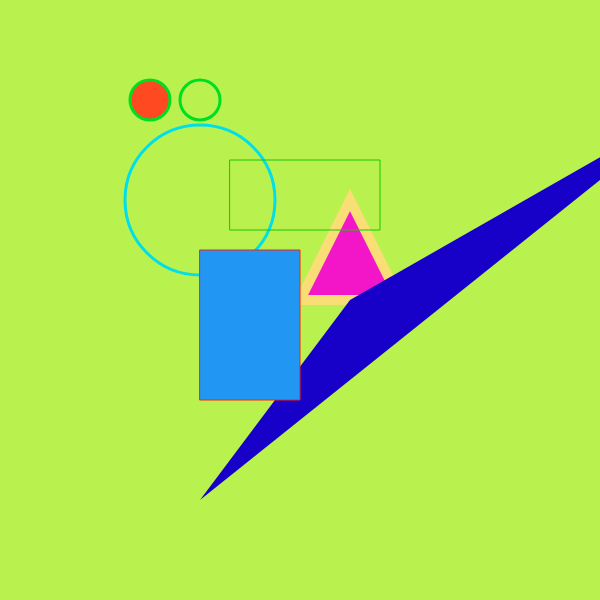
Frame 1 (no input)
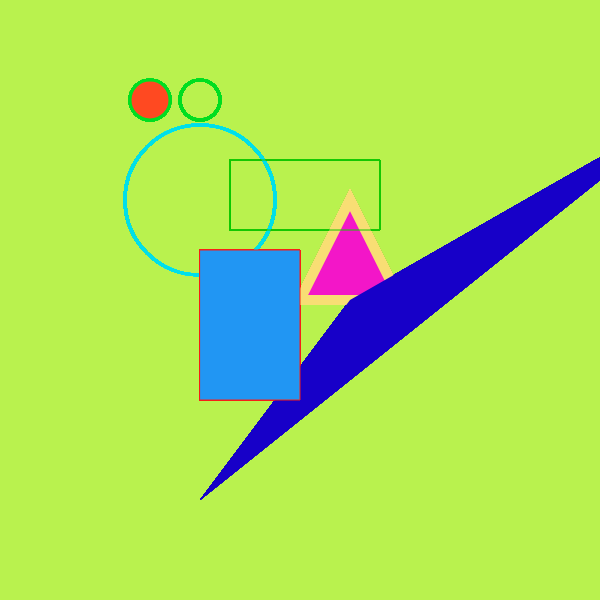
Frame 60 (no input)
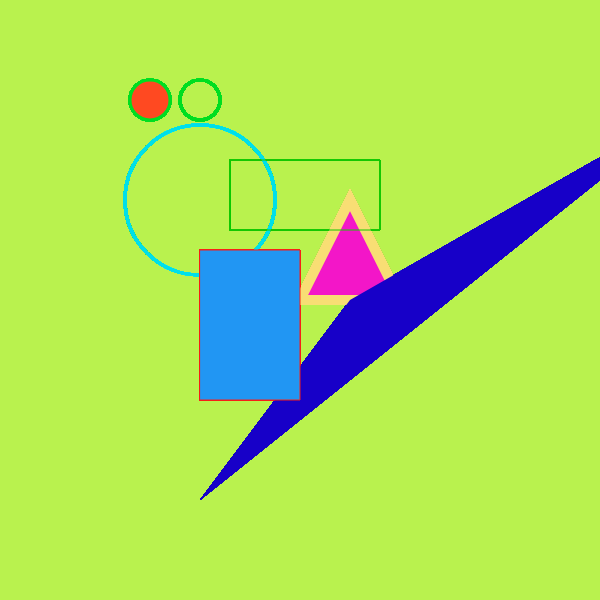
Frame 120 (the mouse pressed at the canvas centre since frame 60)

The p5.js sketch that drew these frames (run headless with seeded random() and noise() and a simulated clock; from frame 60 on, the mouse is pressed at the canvas centre):

// p5.js sketch
// ── sketch.js


function setup() {
  createCanvas(600,600); // Create a canvas that fills the window
  background(185,242,78); // Set the background color
  
}

function draw() {
  strokeWeight(weight=3); // Set the stroke weight
  fill(255,73,33); // Set the fill color to red
  stroke(0,222,33); // Set the stroke color to green
  circle(150,100,40); // Draw a circle
  
  stroke(0,222,33); // Set the stroke color to green
  noFill(); // Disable fill for the next shape
  circle(50+150,100,40); // Draw a circle without fill

  stroke(0,223,233); // Set the stroke color to green
  noFill(); // Disable fill for the next shape
  circle(50+150,100+100,150); // Draw a circle without fill

  stroke(248,222,116); // Set the stroke color to yellow
  strokeWeight(weight=10); // Set the stroke weight
  fill(243,22,200); // Set the fill color to purple
  triangle(300,300,400,300,350,200); // Draw a triangle
  
  noStroke(); // Set the stroke color to yellow
  fill(23,0,200); // Set the fill color to purple
  triangle(300-100,300+200,400+300,300-200,350,200+100); // Draw a triangle

  strokeWeight(weight=1); // Set the stroke weight
  fill(33,150,243); // Set the fill color to blue
  stroke(248,30,22); // Set the stroke color to purple
  rect(200,250,100,150); // Draw a rectangle
  
  strokeWeight(weight=1); // Set the stroke weight
  noFill(); // Disable fill for the next shape
  stroke(20,200,3); // Set the stroke color to purple
  rect(200+30,250-90,150,70); // Draw a rectangle
}
